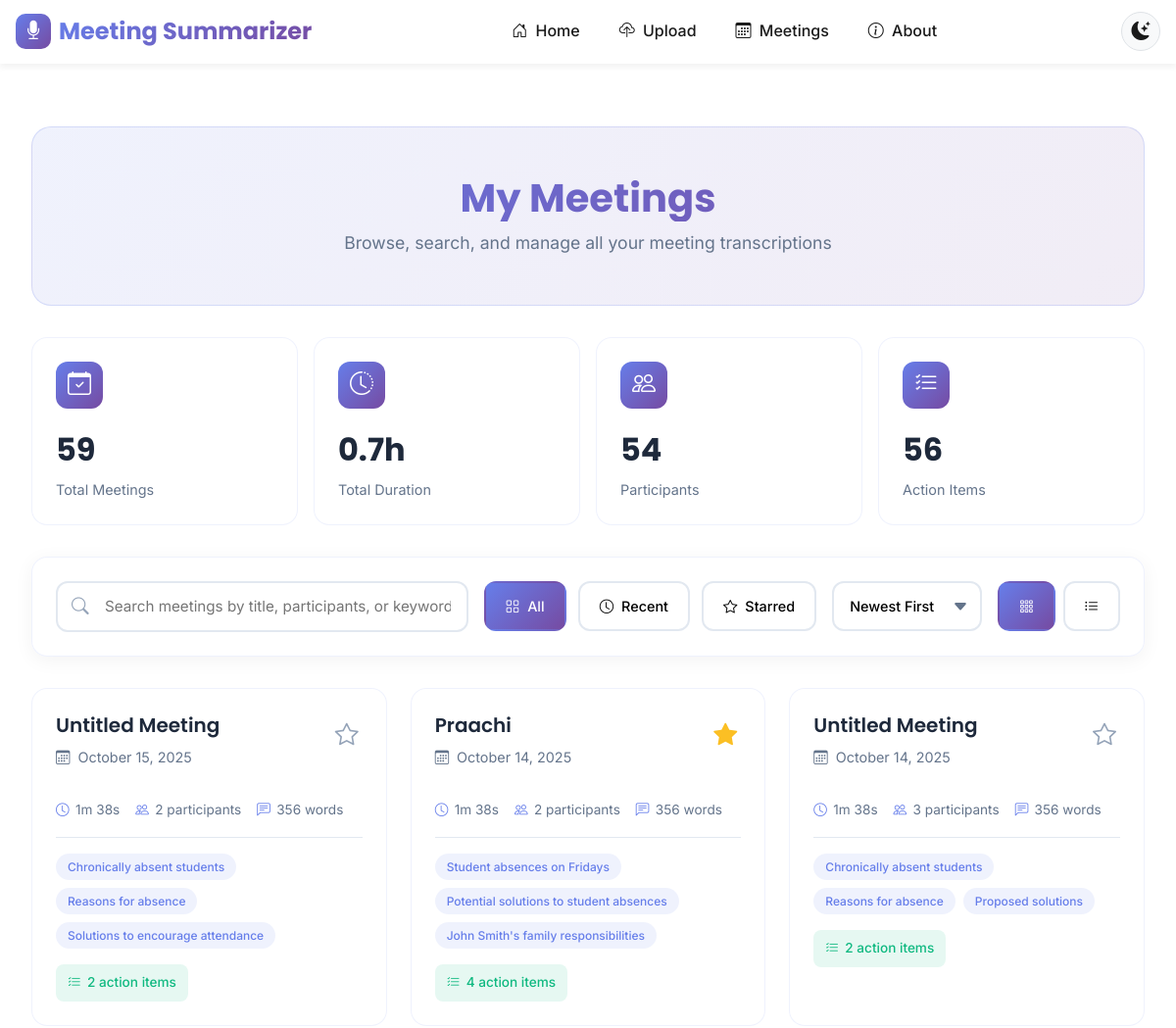
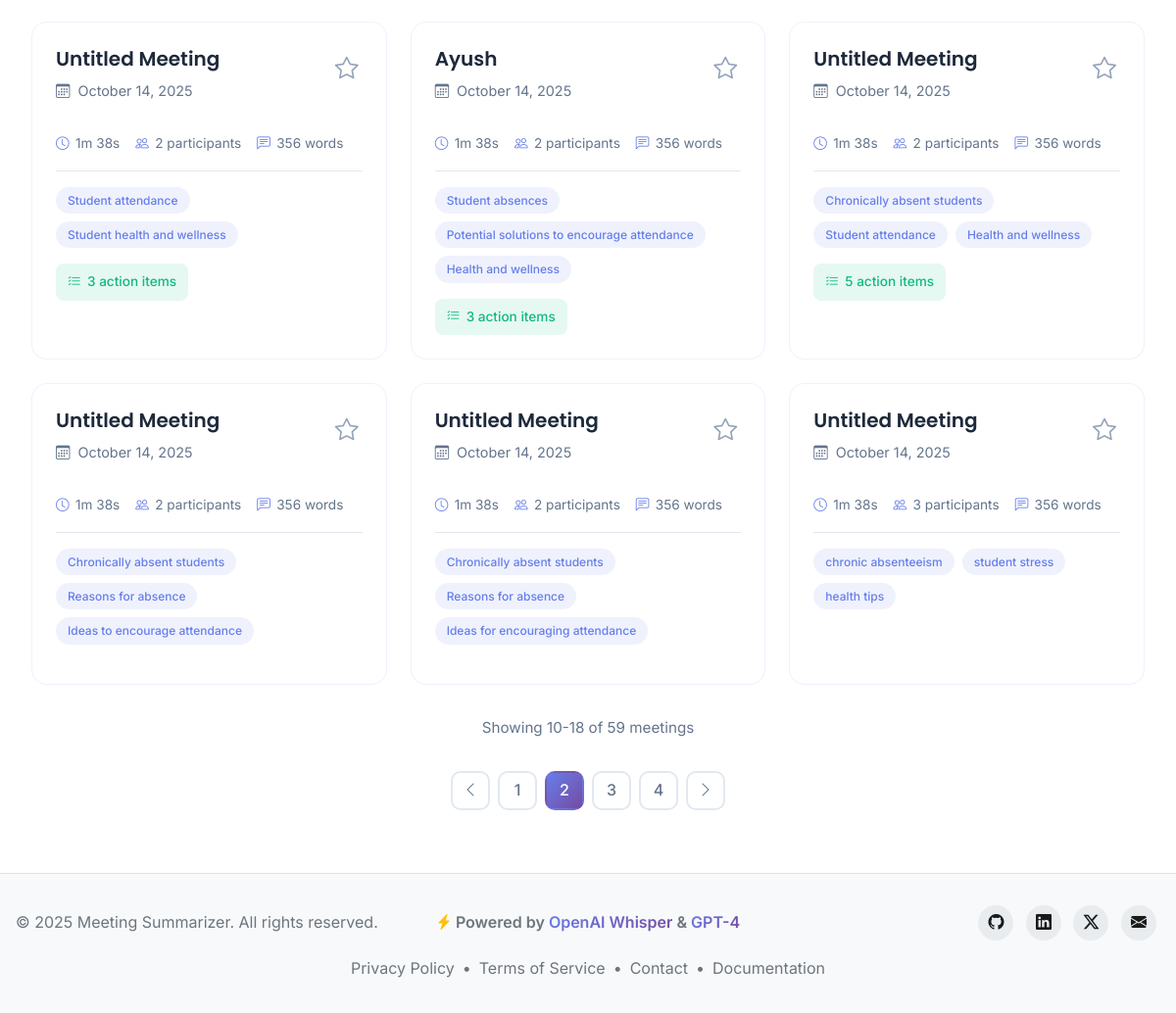
The app's page /meetings/?page=2 with its own data (2 pictures, top to bottom).
### meetings/models.py (models this page shows, shortened)
class Meeting(models.Model):
    STATUS_CHOICES = [
        ('pending', 'Pending'),
        ('processing', 'Processing'),
        ('completed', 'Completed'),
        ('failed', 'Failed'),
    ]
    audio_file = models.FileField(
        upload_to='meetings/audio/',
        max_length=500,
        validators=[
            FileExtensionValidator(
                allowed_extensions=['mp3', 'wav', 'm4a', 'ogg', 'flac']
            )
        ],
        help_text='Upload audio file (MP3, WAV, M4A, OGG, or FLAC format)'
    )
    title = models.CharField(
        max_length=200,
        default='Untitled Meeting',
        help_text='Meeting title or name'
    )
    duration = models.IntegerField(
        null=True,
        blank=True,
        help_text='Duration in seconds'
    )
    status = models.CharField(
        max_length=20,
        choices=STATUS_CHOICES,
        default='pending',
        db_index=True,  # Index for faster status queries
        help_text='Current processing status'
    )
    created_at = models.DateTimeField(
        auto_now_add=True,
        help_text='Timestamp when meeting was created'
    )
    updated_at = models.DateTimeField(
        auto_now=True,
        help_text='Timestamp when meeting was last updated'
    )
    file_size = models.IntegerField(
        null=True,
        blank=True,
        help_text='File size in bytes'
    )
    notes = models.TextField(
        blank=True,
        null=True,
        help_text='Optional notes or description'
    )
    error_message = models.TextField(
        blank=True,
        null=True,
        help_text='Error message if processing failed'
    )
    is_starred = models.BooleanField(
        default=False,
        help_text='Whether this meeting is starred/favorited'
    )
    tags = models.ManyToManyField(
        'Tag',
        blank=True,
        related_name='meetings',
        help_text='Tags for categorizing this meeting'
    )
    related_meetings = models.ManyToManyField(
        'self',
        blank=True,
        symmetrical=False,
        related_name='referenced_by',
        help_text='Other meetings related to this one'
    )
    class Meta:
        ordering = ['-created_at']  # Show newest meetings first
        verbose_name = 'Meeting'
        verbose_name_plural = 'Meetings'
        indexes = [
            models.Index(fields=['-created_at']),
            models.Index(fields=['status']),
        ]

class Summary(models.Model):
    meeting = models.OneToOneField(
        Meeting,
        on_delete=models.CASCADE,
        related_name='summary',
        help_text='Related meeting record'
    )
    executive_summary = models.TextField(
        help_text='Brief overview of meeting'
    )
    key_decisions = models.JSONField(
        default=list,
        help_text='List of key decisions made during the meeting'
    )
    discussion_topics = models.JSONField(
        default=list,
        help_text='Main topics discussed during the meeting'
    )
    participants = models.JSONField(
        default=list,
        blank=True,
        help_text='List of meeting participants (if detected)'
    )
    insights = models.JSONField(
        default=list,
        blank=True,
        help_text='Key insights or takeaways'
    )
    created_at = models.DateTimeField(
        auto_now_add=True,
        help_text='Timestamp when summary was created'
    )
    class Meta:
        verbose_name = 'Summary'
        verbose_name_plural = 'Summaries'
        ordering = ['-created_at']

class Transcript(models.Model):
    meeting = models.ForeignKey(
        Meeting,
        on_delete=models.CASCADE,
        related_name='transcripts',
        help_text='Related meeting record'
    )
    text = models.TextField(
        help_text='Full transcript text'
    )
    language = models.CharField(
        max_length=10,
        default='en',
        help_text='Language code (e.g., en, es, fr)'
    )
    word_count = models.IntegerField(
        default=0,
        help_text='Number of words in transcript'
    )
    created_at = models.DateTimeField(
        auto_now_add=True,
        help_text='Timestamp when transcript was created'
    )
    confidence_score = models.FloatField(
        null=True,
        blank=True,
        help_text='ASR confidence score (0.0 to 1.0)'
    )
    class Meta:
        verbose_name = 'Transcript'
        verbose_name_plural = 'Transcripts'
        ordering = ['-created_at']

### meetings/views.py (the view)
# urls.py: path('meetings/', views.meetings_list, name='list'),
def meetings_list(request):
    try:
        meetings = Meeting.objects.select_related('summary').prefetch_related(
            'transcripts', 'action_items'
        )
        status_filter = request.GET.get('status', '')
        search_query = request.GET.get('search', '')
        filter_type = request.GET.get('filter', 'all')  # all, recent, starred
        sort_by = request.GET.get('sort', 'date-desc')  # date-desc, date-asc, title-asc, title-desc, duration-desc, duration-asc
        if status_filter and status_filter in ['pending', 'processing', 'completed', 'failed']:
            meetings = meetings.filter(status=status_filter)
        if filter_type == 'starred':
            meetings = meetings.filter(is_starred=True)
        elif filter_type == 'recent':
            from datetime import timedelta
            seven_days_ago = timezone.now() - timedelta(days=7)
            meetings = meetings.filter(created_at__gte=seven_days_ago)
        if search_query:
            meetings = meetings.filter(title__icontains=search_query)
        if sort_by == 'date-desc':
            meetings = meetings.order_by('-created_at')
        elif sort_by == 'date-asc':
            meetings = meetings.order_by('created_at')
        elif sort_by == 'title-asc':
            meetings = meetings.order_by('title')
        elif sort_by == 'title-desc':
            meetings = meetings.order_by('-title')
        elif sort_by == 'duration-desc':
            meetings = meetings.order_by('-duration')
        elif sort_by == 'duration-asc':
            meetings = meetings.order_by('duration')
        else:
            meetings = meetings.order_by('-created_at')
        total_count = meetings.count()
        paginator = Paginator(meetings, 9)
        page_number = request.GET.get('page', 1)
        try:
            page_obj = paginator.page(page_number)
        except PageNotAnInteger:
            page_obj = paginator.page(1)
        except EmptyPage:
            page_obj = paginator.page(paginator.num_pages)
        all_meetings = Meeting.objects.all()
        total_duration = sum(m.duration for m in all_meetings if m.duration)
        total_participants = 0
        for m in all_meetings:
            if hasattr(m, 'summary') and m.summary and m.summary.participants:
                total_participants += len(m.summary.participants)
        total_action_items = ActionItem.objects.filter(meeting__in=all_meetings).count()
        total_duration_hours = total_duration / 3600 if total_duration else 0
        context = {
            'meetings': page_obj,
            'page_obj': page_obj,
            'status_filter': status_filter,
            'search_query': search_query,
            'filter_type': filter_type,
            'sort_by': sort_by,
            'total_count': total_count,
            'paginator': paginator,
            'total_duration_hours': total_duration_hours,
            'total_participants': total_participants,
            'total_action_items': total_action_items,
        }
        return render(request, 'meetings/list.html', context)
    except Exception as e:
        messages.error(request, f'Error loading meetings list: {str(e)}')
        return render(request, 'meetings/list.html', {
            'meetings': [],
            'total_count': 0,
        })

### templates/meetings/list.html (shortened to what this page needs)
{% extends 'base.html' %}
{% load humanize %}
{% load meeting_filters %}
{% block content %}
<div class="meetings-container">
    <div class="meetings-header fade-in">
        <h1>My Meetings</h1>
        <p>Browse, search, and manage all your meeting transcriptions</p>
    </div>
    <div class="stats-row fade-in">
        <div class="stat-card" style="animation-delay: 0.1s">
            <div class="icon">
                <i class="bi bi-calendar-check"></i>
            </div>
            <div class="value">{{ total_count }}</div>
            <div class="label">Total Meetings</div>
        </div>
        <div class="stat-card" style="animation-delay: 0.2s">
            <div class="icon">
                <i class="bi bi-clock-history"></i>
            </div>
            <div class="value">{{ total_duration_hours|floatformat:1 }}h</div>
            <div class="label">Total Duration</div>
        </div>
        <div class="stat-card" style="animation-delay: 0.3s">
            <div class="icon">
                <i class="bi bi-people"></i>
            </div>
            <div class="value">{{ total_participants }}</div>
            <div class="label">Participants</div>
        </div>
        <div class="stat-card" style="animation-delay: 0.4s">
            <div class="icon">
                <i class="bi bi-list-check"></i>
            </div>
            <div class="value">{{ total_action_items }}</div>
            <div class="label">Action Items</div>
        </div>
    </div>
    <div class="controls-bar fade-in" style="animation-delay: 0.5s">
        <div class="search-box">
            <i class="bi bi-search"></i>
            <input type="text" id="searchInput" placeholder="Search meetings by title, participants, or keywords..." value="{{ search_query }}">
        </div>
        <div class="filter-group">
            <button class="filter-btn {% if filter_type == 'all' or not filter_type %}active{% endif %}" data-filter="all">
                <i class="bi bi-grid"></i>
                All
            </button>
            <button class="filter-btn {% if filter_type == 'recent' %}active{% endif %}" data-filter="recent">
                <i class="bi bi-clock"></i>
                Recent
            </button>
            <button class="filter-btn {% if filter_type == 'starred' %}active{% endif %}" data-filter="starred">
                <i class="bi bi-star"></i>
                Starred
            </button>
        </div>
        <div class="sort-dropdown">
            <select id="sortSelect">
                <option value="date-desc" {% if sort_by == 'date-desc' %}selected{% endif %}>Newest First</option>
            </select>
        </div>
        <div class="view-toggle">
            <button class="view-btn active" data-view="grid">
                <i class="bi bi-grid-3x3-gap"></i>
            </button>
            <button class="view-btn" data-view="list">
                <i class="bi bi-list-ul"></i>
            </button>
        </div>
    </div>
    <div class="meetings-grid" id="gridView">
        {% for meeting in meetings %}
        {% url 'meetings:detail' meeting.id as meeting_url %}
        <div class="meeting-card fade-in" data-meeting-id="{{ meeting.id }}" style="animation-delay: 0.{{ forloop.counter }}s">
            <div class="meeting-card-header">
                <div onclick="window.location.href='{{ meeting_url }}'" style="cursor: pointer; flex: 1;">
                    <h3>{{ meeting.title }}</h3>
                    <div class="meeting-date">
                        <i class="bi bi-calendar3"></i>
                        <span>{{ meeting.created_at|date:"F d, Y" }}</span>
                    </div>
                </div>
                <button class="star-btn {% if meeting.is_starred %}starred{% endif %}"
                        data-meeting-id="{{ meeting.id }}"
                        onclick="event.stopPropagation(); toggleStar({{ meeting.id }}, this);"
                        title="{% if meeting.is_starred %}Remove from favorites{% else %}Add to favorites{% endif %}">
                    <i class="bi bi-star{% if meeting.is_starred %}-fill{% endif %}"></i>
                </button>
            </div>
            <div class="meeting-meta" onclick="window.location.href='{{ meeting_url }}'" style="cursor: pointer;">
                <div class="meta-item">
                    <i class="bi bi-clock"></i>
                    <span>{{ meeting.duration|format_duration }}</span>
                </div>
                <div class="meta-item">
                    <i class="bi bi-people"></i>
                    {% if meeting.summary and meeting.summary.participants %}
                    <span>{{ meeting.summary.participants|length }} participant{{ meeting.summary.participants|length|pluralize }}</span>
                    {% else %}
                    <span>0 participants</span>
                    {% endif %}
                </div>
                <div class="meta-item">
                    <i class="bi bi-chat-left-text"></i>
                    {% if meeting.transcripts.first %}
                    <span>{{ meeting.transcripts.first.word_count|default:'0'|intcomma }} words</span>
                    {% else %}
                    <span>0 words</span>
                    {% endif %}
                </div>
            </div>
            {% if meeting.summary and meeting.summary.discussion_topics %}
            <div class="meeting-tags">
                {% for topic in meeting.summary.discussion_topics|slice:":3" %}
                <span class="tag">{{ topic }}</span>
                {% endfor %}
            </div>
            {% endif %}
            {% if meeting.action_items.count > 0 %}
            <div class="meeting-stats">
                <div class="stat-badge">
                    <i class="bi bi-list-check"></i>
                    <span>{{ meeting.action_items.count }} action item{{ meeting.action_items.count|pluralize }}</span>
                </div>
            </div>
            {% endif %}
        </div>
        {% empty %}
        <div class="meeting-card">
            <p>No meetings found.</p>
        </div>
        {% endfor %}
    </div>
    {% if total_count > 0 %}
    <div style="text-align: center; margin: 2rem 0 1rem; color: #64748b; font-size: 0.95rem;">
        Showing {{ page_obj.start_index }}-{{ page_obj.end_index }} of {{ total_count }} meeting{{ total_count|pluralize }}
    </div>
    {% endif %}
    {% if page_obj.has_other_pages %}
    <div class="pagination fade-in" style="animation-delay: 1.2s">
        {% if page_obj.has_previous %}
        <a href="?page={{ page_obj.previous_page_number }}{% if status_filter %}&status={{ status_filter }}{% endif %}{% if search_query %}&search={{ search_query }}{% endif %}" class="page-btn">
            <i class="bi bi-chevron-left"></i>
        </a>
        {% else %}
        <button class="page-btn" disabled>
            <i class="bi bi-chevron-left"></i>
        </button>
        {% endif %}
        {% for num in page_obj.paginator.page_range %}
            {% if page_obj.number == num %}
            <button class="page-btn active">{{ num }}</button>
            {% elif num > page_obj.number|add:'-3' and num < page_obj.number|add:'3' %}
            <a href="?page={{ num }}{% if status_filter %}&status={{ status_filter }}{% endif %}{% if search_query %}&search={{ search_query }}{% endif %}" class="page-btn">{{ num }}</a>
            {% endif %}
        {% endfor %}
        {% if page_obj.has_next %}
        <a href="?page={{ page_obj.next_page_number }}{% if status_filter %}&status={{ status_filter }}{% endif %}{% if search_query %}&search={{ search_query }}{% endif %}" class="page-btn">
            <i class="bi bi-chevron-right"></i>
        </a>
        {% else %}
        <button class="page-btn" disabled>
            <i class="bi bi-chevron-right"></i>
        </button>
        {% endif %}
    </div>
    {% endif %}
</div>
{% endblock %}

### records on screen
Meeting: title "Untitled Meeting", created_at "October 15, 2025", is_starred False (drawn), duration "1m 38s", summary.participants|length "2", transcripts.first.word_count "356", discussion_topics "Chronically absent students" "Reasons for absence" "Solutions to encourage attendance", action_items.count "2"
Meeting: title "Praachi", created_at "October 14, 2025", is_starred True (drawn), duration "1m 38s", summary.participants|length "2", transcripts.first.word_count "356", discussion_topics "Student absences on Fridays" "Potential solutions to student absences" "John Smith's family responsibilities", action_items.count "4"
Meeting: title "Untitled Meeting", created_at "October 14, 2025", is_starred False (drawn), duration "1m 38s", summary.participants|length "3", transcripts.first.word_count "356", discussion_topics "Chronically absent students" "Reasons for absence" "Proposed solutions", action_items.count "2"
Meeting: title "Untitled Meeting", created_at "October 14, 2025", is_starred False (drawn), duration "1m 38s", summary.participants|length "2", transcripts.first.word_count "356", discussion_topics "Student attendance" "Student health and wellness", action_items.count "3"
Meeting: title "Ayush", created_at "October 14, 2025", is_starred False (drawn), duration "1m 38s", summary.participants|length "2", transcripts.first.word_count "356", discussion_topics "Student absences" "Potential solutions to encourage attendance" "Health and wellness", action_items.count "3"
Meeting: title "Untitled Meeting", created_at "October 14, 2025", is_starred False (drawn), duration "1m 38s", summary.participants|length "2", transcripts.first.word_count "356", discussion_topics "Chronically absent students" "Student attendance" "Health and wellness", action_items.count "5"
Meeting: title "Untitled Meeting", created_at "October 14, 2025", is_starred False (drawn), duration "1m 38s", summary.participants|length "2", transcripts.first.word_count "356", discussion_topics "Chronically absent students" "Reasons for absence" "Ideas to encourage attendance"
Meeting: title "Untitled Meeting", created_at "October 14, 2025", is_starred False (drawn), duration "1m 38s", summary.participants|length "2", transcripts.first.word_count "356", discussion_topics "Chronically absent students" "Reasons for absence" "Ideas for encouraging attendance"
Meeting: title "Untitled Meeting", created_at "October 14, 2025", is_starred False (drawn), duration "1m 38s", summary.participants|length "3", transcripts.first.word_count "356", discussion_topics "chronic absenteeism" "student stress" "health tips"

### other values on screen
{{ total_count }} "59"
{{ total_duration_hours|floatformat:1 }} "0.7"
{{ total_participants }} "54"
{{ total_action_items }} "56"
{{ page_obj.start_index }} "10"
{{ page_obj.end_index }} "18"
{{ num }} "1" "3" "4"
{{ num }} "2"
